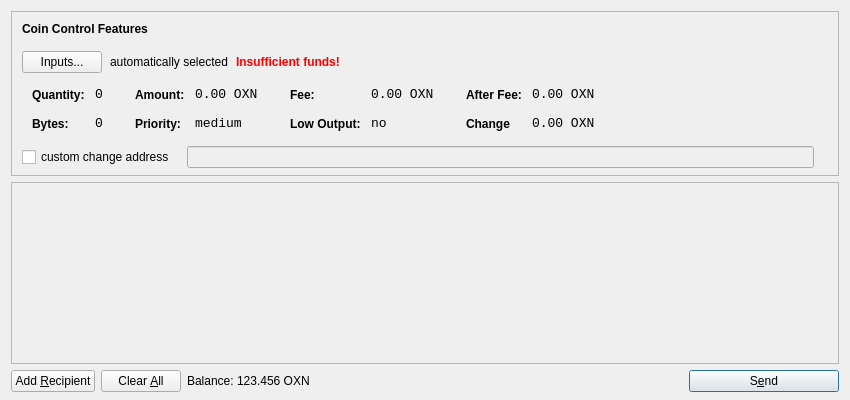
<?xml version="1.0" encoding="UTF-8"?>
<ui version="4.0">
 <class>SendCoinsDialog</class>
 <widget class="QDialog" name="SendCoinsDialog">
  <property name="geometry">
   <rect>
    <x>0</x>
    <y>0</y>
    <width>850</width>
    <height>400</height>
   </rect>
  </property>
  <property name="windowTitle">
   <string>Send Coins</string>
  </property>
  <layout class="QVBoxLayout" name="verticalLayout" stretch="0,1,0">
   <property name="bottomMargin">
    <number>8</number>
   </property>
   <item>
    <widget class="QFrame" name="frameCoinControl">
     <property name="sizePolicy">
      <sizepolicy hsizetype="Expanding" vsizetype="Expanding">
       <horstretch>0</horstretch>
       <verstretch>0</verstretch>
      </sizepolicy>
     </property>
     <property name="maximumSize">
      <size>
       <width>16777215</width>
       <height>16777215</height>
      </size>
     </property>
     <property name="frameShape">
      <enum>QFrame::StyledPanel</enum>
     </property>
     <property name="frameShadow">
      <enum>QFrame::Sunken</enum>
     </property>
     <layout class="QVBoxLayout" name="verticalLayoutCoinControl2">
      <property name="spacing">
       <number>-1</number>
      </property>
      <property name="leftMargin">
       <number>0</number>
      </property>
      <property name="topMargin">
       <number>0</number>
      </property>
      <property name="rightMargin">
       <number>0</number>
      </property>
      <property name="bottomMargin">
       <number>6</number>
      </property>
      <item>
       <layout class="QVBoxLayout" name="verticalLayoutCoinControl" stretch="0,0,0,0,1">
        <property name="spacing">
         <number>0</number>
        </property>
        <property name="leftMargin">
         <number>10</number>
        </property>
        <property name="topMargin">
         <number>10</number>
        </property>
        <item>
         <layout class="QHBoxLayout" name="horizontalLayoutCoinControl1">
          <property name="bottomMargin">
           <number>15</number>
          </property>
          <item>
           <widget class="QLabel" name="labelCoinControlFeatures">
            <property name="sizePolicy">
             <sizepolicy hsizetype="Preferred" vsizetype="Maximum">
              <horstretch>0</horstretch>
              <verstretch>0</verstretch>
             </sizepolicy>
            </property>
            <property name="font">
             <font>
              <weight>75</weight>
              <bold>true</bold>
             </font>
            </property>
            <property name="styleSheet">
             <string notr="true">font-weight:bold;</string>
            </property>
            <property name="text">
             <string>Coin Control Features</string>
            </property>
           </widget>
          </item>
         </layout>
        </item>
        <item>
         <layout class="QHBoxLayout" name="horizontalLayoutCoinControl2" stretch="0,0,0,0">
          <property name="spacing">
           <number>8</number>
          </property>
          <property name="bottomMargin">
           <number>10</number>
          </property>
          <item>
           <widget class="QPushButton" name="pushButtonCoinControl">
            <property name="styleSheet">
             <string notr="true"/>
            </property>
            <property name="text">
             <string>Inputs...</string>
            </property>
           </widget>
          </item>
          <item>
           <widget class="QLabel" name="labelCoinControlAutomaticallySelected">
            <property name="text">
             <string>automatically selected</string>
            </property>
            <property name="margin">
             <number>5</number>
            </property>
           </widget>
          </item>
          <item>
           <widget class="QLabel" name="labelCoinControlInsuffFunds">
            <property name="font">
             <font>
              <weight>75</weight>
              <bold>true</bold>
             </font>
            </property>
            <property name="styleSheet">
             <string notr="true">color:red;font-weight:bold;</string>
            </property>
            <property name="text">
             <string>Insufficient funds!</string>
            </property>
            <property name="margin">
             <number>5</number>
            </property>
           </widget>
          </item>
          <item>
           <spacer name="horizontalSpacerCoinControl">
            <property name="orientation">
             <enum>Qt::Horizontal</enum>
            </property>
            <property name="sizeHint" stdset="0">
             <size>
              <width>40</width>
              <height>1</height>
             </size>
            </property>
           </spacer>
          </item>
         </layout>
        </item>
        <item>
         <widget class="QWidget" name="widgetCoinControl" native="true">
          <property name="sizePolicy">
           <sizepolicy hsizetype="Preferred" vsizetype="Preferred">
            <horstretch>0</horstretch>
            <verstretch>0</verstretch>
           </sizepolicy>
          </property>
          <property name="minimumSize">
           <size>
            <width>0</width>
            <height>0</height>
           </size>
          </property>
          <property name="styleSheet">
           <string notr="true"/>
          </property>
          <layout class="QHBoxLayout" name="horizontalLayoutCoinControl5">
           <property name="margin">
            <number>0</number>
           </property>
           <item>
            <layout class="QHBoxLayout" name="horizontalLayoutCoinControl3" stretch="0,0,0,1">
             <property name="spacing">
              <number>20</number>
             </property>
             <property name="topMargin">
              <number>0</number>
             </property>
             <property name="bottomMargin">
              <number>10</number>
             </property>
             <item>
              <layout class="QFormLayout" name="formLayoutCoinControl1">
               <property name="horizontalSpacing">
                <number>10</number>
               </property>
               <property name="verticalSpacing">
                <number>14</number>
               </property>
               <property name="leftMargin">
                <number>10</number>
               </property>
               <property name="topMargin">
                <number>4</number>
               </property>
               <property name="rightMargin">
                <number>6</number>
               </property>
               <item row="0" column="0">
                <widget class="QLabel" name="labelCoinControlQuantityText">
                 <property name="styleSheet">
                  <string notr="true">font-weight:bold;</string>
                 </property>
                 <property name="text">
                  <string>Quantity:</string>
                 </property>
                 <property name="margin">
                  <number>0</number>
                 </property>
                </widget>
               </item>
               <item row="0" column="1">
                <widget class="QLabel" name="labelCoinControlQuantity">
                 <property name="font">
                  <font>
                   <family>Monospace</family>
                   <pointsize>10</pointsize>
                  </font>
                 </property>
                 <property name="cursor">
                  <cursorShape>IBeamCursor</cursorShape>
                 </property>
                 <property name="contextMenuPolicy">
                  <enum>Qt::ActionsContextMenu</enum>
                 </property>
                 <property name="text">
                  <string>0</string>
                 </property>
                 <property name="margin">
                  <number>0</number>
                 </property>
                 <property name="textInteractionFlags">
                  <set>Qt::LinksAccessibleByMouse|Qt::TextSelectableByKeyboard|Qt::TextSelectableByMouse</set>
                 </property>
                </widget>
               </item>
               <item row="1" column="0">
                <widget class="QLabel" name="labelCoinControlBytesText">
                 <property name="styleSheet">
                  <string notr="true">font-weight:bold;</string>
                 </property>
                 <property name="text">
                  <string>Bytes:</string>
                 </property>
                </widget>
               </item>
               <item row="1" column="1">
                <widget class="QLabel" name="labelCoinControlBytes">
                 <property name="font">
                  <font>
                   <family>Monospace</family>
                   <pointsize>10</pointsize>
                  </font>
                 </property>
                 <property name="cursor">
                  <cursorShape>IBeamCursor</cursorShape>
                 </property>
                 <property name="contextMenuPolicy">
                  <enum>Qt::ActionsContextMenu</enum>
                 </property>
                 <property name="text">
                  <string>0</string>
                 </property>
                 <property name="textInteractionFlags">
                  <set>Qt::LinksAccessibleByMouse|Qt::TextSelectableByKeyboard|Qt::TextSelectableByMouse</set>
                 </property>
                </widget>
               </item>
              </layout>
             </item>
             <item>
              <layout class="QFormLayout" name="formLayoutCoinControl2">
               <property name="horizontalSpacing">
                <number>10</number>
               </property>
               <property name="verticalSpacing">
                <number>14</number>
               </property>
               <property name="leftMargin">
                <number>6</number>
               </property>
               <property name="topMargin">
                <number>4</number>
               </property>
               <property name="rightMargin">
                <number>6</number>
               </property>
               <item row="0" column="0">
                <widget class="QLabel" name="labelCoinControlAmountText">
                 <property name="styleSheet">
                  <string notr="true">font-weight:bold;</string>
                 </property>
                 <property name="text">
                  <string>Amount:</string>
                 </property>
                 <property name="margin">
                  <number>0</number>
                 </property>
                </widget>
               </item>
               <item row="0" column="1">
                <widget class="QLabel" name="labelCoinControlAmount">
                 <property name="font">
                  <font>
                   <family>Monospace</family>
                   <pointsize>10</pointsize>
                  </font>
                 </property>
                 <property name="cursor">
                  <cursorShape>IBeamCursor</cursorShape>
                 </property>
                 <property name="contextMenuPolicy">
                  <enum>Qt::ActionsContextMenu</enum>
                 </property>
                 <property name="text">
                  <string notr="true">0.00 OXN</string>
                 </property>
                 <property name="textInteractionFlags">
                  <set>Qt::LinksAccessibleByMouse|Qt::TextSelectableByKeyboard|Qt::TextSelectableByMouse</set>
                 </property>
                </widget>
               </item>
               <item row="1" column="0">
                <widget class="QLabel" name="labelCoinControlPriorityText">
                 <property name="styleSheet">
                  <string notr="true">font-weight:bold;</string>
                 </property>
                 <property name="text">
                  <string>Priority:</string>
                 </property>
                </widget>
               </item>
               <item row="1" column="1">
                <widget class="QLabel" name="labelCoinControlPriority">
                 <property name="font">
                  <font>
                   <family>Monospace</family>
                   <pointsize>10</pointsize>
                  </font>
                 </property>
                 <property name="cursor">
                  <cursorShape>IBeamCursor</cursorShape>
                 </property>
                 <property name="contextMenuPolicy">
                  <enum>Qt::ActionsContextMenu</enum>
                 </property>
                 <property name="text">
                  <string>medium</string>
                 </property>
                 <property name="textInteractionFlags">
                  <set>Qt::LinksAccessibleByMouse|Qt::TextSelectableByKeyboard|Qt::TextSelectableByMouse</set>
                 </property>
                </widget>
               </item>
              </layout>
             </item>
             <item>
              <layout class="QFormLayout" name="formLayoutCoinControl3">
               <property name="horizontalSpacing">
                <number>10</number>
               </property>
               <property name="verticalSpacing">
                <number>14</number>
               </property>
               <property name="leftMargin">
                <number>6</number>
               </property>
               <property name="topMargin">
                <number>4</number>
               </property>
               <property name="rightMargin">
                <number>6</number>
               </property>
               <item row="0" column="0">
                <widget class="QLabel" name="labelCoinControlFeeText">
                 <property name="styleSheet">
                  <string notr="true">font-weight:bold;</string>
                 </property>
                 <property name="text">
                  <string>Fee:</string>
                 </property>
                 <property name="margin">
                  <number>0</number>
                 </property>
                </widget>
               </item>
               <item row="0" column="1">
                <widget class="QLabel" name="labelCoinControlFee">
                 <property name="font">
                  <font>
                   <family>Monospace</family>
                   <pointsize>10</pointsize>
                  </font>
                 </property>
                 <property name="cursor">
                  <cursorShape>IBeamCursor</cursorShape>
                 </property>
                 <property name="contextMenuPolicy">
                  <enum>Qt::ActionsContextMenu</enum>
                 </property>
                 <property name="text">
                  <string notr="true">0.00 OXN</string>
                 </property>
                 <property name="textInteractionFlags">
                  <set>Qt::LinksAccessibleByMouse|Qt::TextSelectableByKeyboard|Qt::TextSelectableByMouse</set>
                 </property>
                </widget>
               </item>
               <item row="1" column="0">
                <widget class="QLabel" name="labelCoinControlLowOutputText">
                 <property name="styleSheet">
                  <string notr="true">font-weight:bold;</string>
                 </property>
                 <property name="text">
                  <string>Low Output:</string>
                 </property>
                </widget>
               </item>
               <item row="1" column="1">
                <widget class="QLabel" name="labelCoinControlLowOutput">
                 <property name="font">
                  <font>
                   <family>Monospace</family>
                   <pointsize>10</pointsize>
                  </font>
                 </property>
                 <property name="cursor">
                  <cursorShape>IBeamCursor</cursorShape>
                 </property>
                 <property name="contextMenuPolicy">
                  <enum>Qt::ActionsContextMenu</enum>
                 </property>
                 <property name="text">
                  <string>no</string>
                 </property>
                 <property name="textInteractionFlags">
                  <set>Qt::LinksAccessibleByMouse|Qt::TextSelectableByKeyboard|Qt::TextSelectableByMouse</set>
                 </property>
                </widget>
               </item>
              </layout>
             </item>
             <item>
              <layout class="QFormLayout" name="formLayoutCoinControl4">
               <property name="horizontalSpacing">
                <number>10</number>
               </property>
               <property name="verticalSpacing">
                <number>14</number>
               </property>
               <property name="leftMargin">
                <number>6</number>
               </property>
               <property name="topMargin">
                <number>4</number>
               </property>
               <property name="rightMargin">
                <number>6</number>
               </property>
               <item row="0" column="0">
                <widget class="QLabel" name="labelCoinControlAfterFeeText">
                 <property name="styleSheet">
                  <string notr="true">font-weight:bold;</string>
                 </property>
                 <property name="text">
                  <string>After Fee:</string>
                 </property>
                 <property name="margin">
                  <number>0</number>
                 </property>
                </widget>
               </item>
               <item row="0" column="1">
                <widget class="QLabel" name="labelCoinControlAfterFee">
                 <property name="font">
                  <font>
                   <family>Monospace</family>
                   <pointsize>10</pointsize>
                  </font>
                 </property>
                 <property name="cursor">
                  <cursorShape>IBeamCursor</cursorShape>
                 </property>
                 <property name="contextMenuPolicy">
                  <enum>Qt::ActionsContextMenu</enum>
                 </property>
                 <property name="text">
                  <string notr="true">0.00 OXN</string>
                 </property>
                 <property name="textInteractionFlags">
                  <set>Qt::LinksAccessibleByMouse|Qt::TextSelectableByKeyboard|Qt::TextSelectableByMouse</set>
                 </property>
                </widget>
               </item>
               <item row="1" column="0">
                <widget class="QLabel" name="labelCoinControlChangeText">
                 <property name="styleSheet">
                  <string notr="true">font-weight:bold;</string>
                 </property>
                 <property name="text">
                  <string>Change</string>
                 </property>
                </widget>
               </item>
               <item row="1" column="1">
                <widget class="QLabel" name="labelCoinControlChange">
                 <property name="font">
                  <font>
                   <family>Monospace</family>
                   <pointsize>10</pointsize>
                  </font>
                 </property>
                 <property name="cursor">
                  <cursorShape>IBeamCursor</cursorShape>
                 </property>
                 <property name="contextMenuPolicy">
                  <enum>Qt::ActionsContextMenu</enum>
                 </property>
                 <property name="text">
                  <string notr="true">0.00 OXN</string>
                 </property>
                 <property name="textInteractionFlags">
                  <set>Qt::LinksAccessibleByMouse|Qt::TextSelectableByKeyboard|Qt::TextSelectableByMouse</set>
                 </property>
                </widget>
               </item>
              </layout>
             </item>
            </layout>
           </item>
          </layout>
         </widget>
        </item>
        <item>
         <layout class="QHBoxLayout" name="horizontalLayoutCoinControl4" stretch="0,0,0">
          <property name="spacing">
           <number>12</number>
          </property>
          <property name="sizeConstraint">
           <enum>QLayout::SetDefaultConstraint</enum>
          </property>
          <property name="topMargin">
           <number>5</number>
          </property>
          <property name="rightMargin">
           <number>5</number>
          </property>
          <item>
           <widget class="QCheckBox" name="checkBoxCoinControlChange">
            <property name="text">
             <string>custom change address</string>
            </property>
           </widget>
          </item>
          <item>
           <widget class="QLineEdit" name="lineEditCoinControlChange">
            <property name="enabled">
             <bool>false</bool>
            </property>
            <property name="sizePolicy">
             <sizepolicy hsizetype="Expanding" vsizetype="Fixed">
              <horstretch>0</horstretch>
              <verstretch>0</verstretch>
             </sizepolicy>
            </property>
           </widget>
          </item>
          <item>
           <widget class="QLabel" name="labelCoinControlChangeLabel">
            <property name="sizePolicy">
             <sizepolicy hsizetype="Preferred" vsizetype="Expanding">
              <horstretch>0</horstretch>
              <verstretch>0</verstretch>
             </sizepolicy>
            </property>
            <property name="minimumSize">
             <size>
              <width>0</width>
              <height>0</height>
             </size>
            </property>
            <property name="text">
             <string/>
            </property>
            <property name="margin">
             <number>3</number>
            </property>
           </widget>
          </item>
         </layout>
        </item>
        <item>
         <spacer name="verticalSpacerCoinControl">
          <property name="orientation">
           <enum>Qt::Vertical</enum>
          </property>
          <property name="sizeHint" stdset="0">
           <size>
            <width>800</width>
            <height>1</height>
           </size>
          </property>
         </spacer>
        </item>
       </layout>
      </item>
     </layout>
    </widget>
   </item>
   <item>
    <widget class="QScrollArea" name="scrollArea">
     <property name="widgetResizable">
      <bool>true</bool>
     </property>
     <widget class="QWidget" name="scrollAreaWidgetContents">
      <property name="geometry">
       <rect>
        <x>0</x>
        <y>0</y>
        <width>830</width>
        <height>165</height>
       </rect>
      </property>
      <layout class="QVBoxLayout" name="verticalLayout_2">
       <property name="margin">
        <number>0</number>
       </property>
       <item>
        <layout class="QVBoxLayout" name="entries">
         <property name="spacing">
          <number>6</number>
         </property>
        </layout>
       </item>
       <item>
        <spacer name="verticalSpacer">
         <property name="orientation">
          <enum>Qt::Vertical</enum>
         </property>
         <property name="sizeHint" stdset="0">
          <size>
           <width>20</width>
           <height>40</height>
          </size>
         </property>
        </spacer>
       </item>
      </layout>
     </widget>
    </widget>
   </item>
   <item>
    <layout class="QHBoxLayout" name="horizontalLayout">
     <item>
      <widget class="QPushButton" name="addButton">
       <property name="toolTip">
        <string>Send to multiple recipients at once</string>
       </property>
       <property name="text">
        <string>Add &amp;Recipient</string>
       </property>
       <property name="autoDefault">
        <bool>false</bool>
       </property>
      </widget>
     </item>
     <item>
      <widget class="QPushButton" name="clearButton">
       <property name="sizePolicy">
        <sizepolicy hsizetype="Minimum" vsizetype="Fixed">
         <horstretch>0</horstretch>
         <verstretch>0</verstretch>
        </sizepolicy>
       </property>
       <property name="toolTip">
        <string>Remove all transaction fields</string>
       </property>
       <property name="text">
        <string>Clear &amp;All</string>
       </property>
       <property name="autoRepeatDelay">
        <number>300</number>
       </property>
       <property name="autoDefault">
        <bool>false</bool>
       </property>
      </widget>
     </item>
     <item>
      <layout class="QHBoxLayout" name="horizontalLayout_2">
       <property name="spacing">
        <number>3</number>
       </property>
       <item>
        <widget class="QLabel" name="label">
         <property name="sizePolicy">
          <sizepolicy hsizetype="Preferred" vsizetype="Fixed">
           <horstretch>0</horstretch>
           <verstretch>0</verstretch>
          </sizepolicy>
         </property>
         <property name="text">
          <string>Balance:</string>
         </property>
        </widget>
       </item>
       <item>
        <widget class="QLabel" name="labelBalance">
         <property name="sizePolicy">
          <sizepolicy hsizetype="Preferred" vsizetype="Fixed">
           <horstretch>0</horstretch>
           <verstretch>0</verstretch>
          </sizepolicy>
         </property>
         <property name="cursor">
          <cursorShape>IBeamCursor</cursorShape>
         </property>
         <property name="text">
          <string notr="true">123.456 OXN</string>
         </property>
         <property name="textInteractionFlags">
          <set>Qt::LinksAccessibleByMouse|Qt::TextSelectableByKeyboard|Qt::TextSelectableByMouse</set>
         </property>
        </widget>
       </item>
      </layout>
     </item>
     <item>
      <spacer name="horizontalSpacer">
       <property name="orientation">
        <enum>Qt::Horizontal</enum>
       </property>
       <property name="sizeHint" stdset="0">
        <size>
         <width>40</width>
         <height>20</height>
        </size>
       </property>
      </spacer>
     </item>
     <item>
      <widget class="QPushButton" name="sendButton">
       <property name="minimumSize">
        <size>
         <width>150</width>
         <height>0</height>
        </size>
       </property>
       <property name="toolTip">
        <string>Confirm the send action</string>
       </property>
       <property name="text">
        <string>S&amp;end</string>
       </property>
       <property name="icon">
        <iconset resource="../bitcoin.qrc">
         <normaloff>:/icons/send</normaloff>:/icons/send</iconset>
       </property>
       <property name="default">
        <bool>true</bool>
       </property>
      </widget>
     </item>
    </layout>
   </item>
  </layout>
 </widget>
 <resources>
  <include location="../bitcoin.qrc"/>
 </resources>
 <connections/>
</ui>
